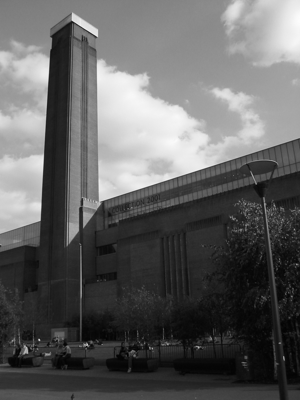
%> input picture Matlab/sample.png, 300 x 400 px
$ octave gradient2.m   (GNU Octave 9; MATLAB toolbox functions it lacks are replaced by stand-ins)
%> lines starting %> are read from the running program, lines starting %| are printed output that depends on the picture
clear 'all'; close 'all'; format compact;

%read image
Image = imread('sample.png');
%> Image is the input picture: size 400x300 uint8; min 0, max 252, mean 97.2

%convert to double
Image = double(Image);
%> Image: size 400x300 double

%choose the filters
Sobel = 1;
if Sobel == 1
    DX = fspecial('sobel')';
	DY = fspecial('sobel');
else
    DX = fspecial('prewitt')';
	DY = fspecial('prewitt');
end

%apply the DX and DY filter
ImageDx = imfilter(Image, DX);
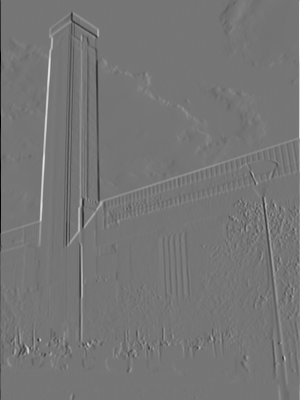
%> ImageDx: size 400x300 double; min -866, max 1007, mean 0.4; drawn with min black and max white
ImageDy = imfilter(Image, DY);
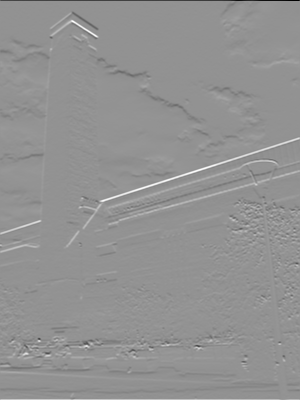
%> ImageDy: size 400x300 double; min -931, max 688, mean 0.7; drawn with min black and max white

%calculate the norm of the derviative
ImageDr = sqrt(ImageDx.^2 + ImageDy.^2);
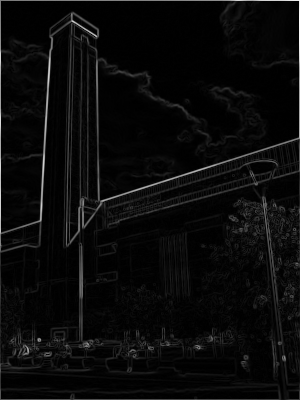
%> ImageDr: size 400x300 double; min 0, max 1007, mean 42.2; drawn with min black and max white

%determine the angle (atan2 gives back the whole interval ]-pi , pi[ )
Angle = pi+atan2(ImageDy, ImageDx);
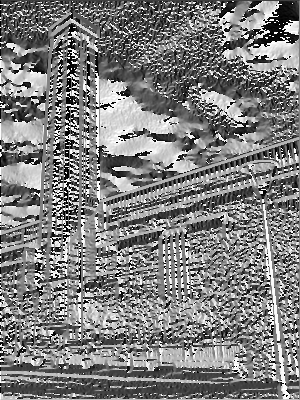
%> Angle: size 400x300 double; min 0.00116, max 6.28, mean 3.13; drawn with min black and max white
%use only those values that are above a given threshold
%> (the run ends here)
